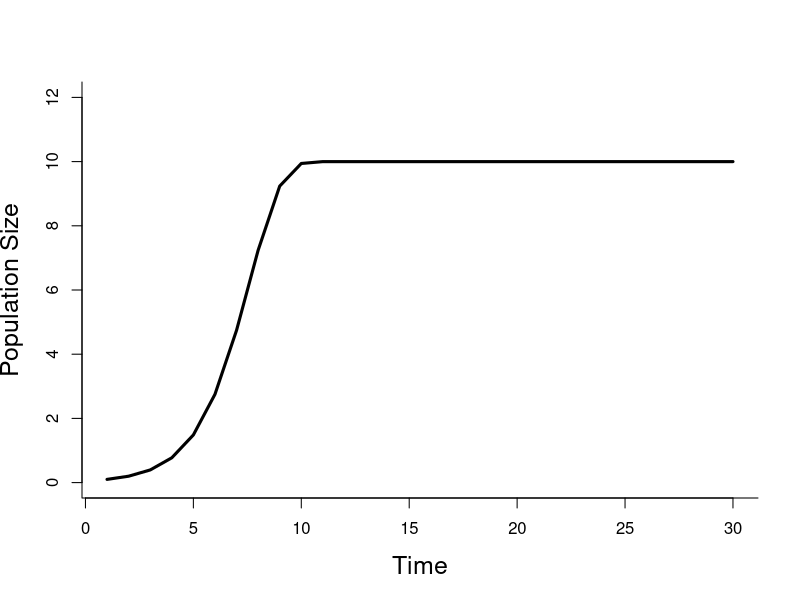

The R script that drew this image: (Note: this script raises an error after producing the figure.)
## ---- chunk 1
r = 1         ## intrinsic growth rate
K = 10        ## carrying capacity      
n0 = .1       ## initial population size
NT = 30       ## number of time steps to simulate
time = 1:NT
## ---- chunk 2
n = rep(n0,NT)    ## vector to store results
for(t in 2:NT){
  n[t] = n[t-1] + r*n[t-1]*(1-n[t-1]/K)
}
## ---- chunk 3
plot(time,n,ylim=c(0,12),lwd=3,type='l',
     bty='l',cex.lab=1.5,
     xlab="Time",ylab="Population Size")
## ---- chunk 4
# María
r_1.95 <- 1.95
r_2.05 <- 2.05
r_2.5 <- 2.5
r_2.8 <- 2.8
r_minus_1 <- -1

df <- data.frame(NT = 1:30, 
                 n_1 = n,
                 n_1.95 = rep(n0,NT),
                 n_2.05 = rep(n0,NT),
                 n_2.5 = rep(n0,NT),
                 n_2.8 = rep(n0,NT),
                 n_minus_1 <- rep(n0,NT))

for(t in 2:NT){
  df$n_1.95[t] = df$n_1.95[t-1] + r_1.95*df$n_1.95[t-1]*(1-df$n_1.95[t-1]/K)
  df$n_2.05[t] = df$n_2.05[t-1] + r_2.05*df$n_2.05[t-1]*(1-df$n_2.05[t-1]/K)
  df$n_2.5[t] = df$n_2.5[t-1] + r_2.5*df$n_2.5[t-1]*(1-df$n_2.5[t-1]/K)
  df$n_2.8[t] = df$n_2.8[t-1] + r_2.8*df$n_2.8[t-1]*(1-df$n_2.8[t-1]/K)
  df$n_minus_1[t] = df$n_minus_1[t-1] + r_minus_1*df$n_minus_1[t-1]*(1-df$n_minus_1[t-1]/K)
}

# library(ggplot2)

ggplot(data = df, aes(x = df$NT)) +
  geom_line(aes(y = n_1.95, colour = 'r = 1.95')) +
  geom_line(aes(y = n_2.05, colour = 'r = 2.05')) +
  geom_line(aes(y = n_2.5, colour = 'r = 2.5')) +
  geom_line(aes(y = n_2.8, colour = 'r = 2.8')) +
  geom_line(aes(y = n_1, colour = 'r = 1')) +
  geom_line(aes(y = n_minus_1, colour = 'r = -1'))
## ---- chunk 5
x = seq(-5,5,by=0.1)
plot(x,dnorm(x),type='l')  		## that’s a lowercase “L” for “line”
abline(v=0)				          	## add a line to indicate the mean (“v” is for “vertical”)
lines(x,dnorm(x,2),col=2)			## try changing the mean (“col” sets the color)
abline(v=2,col=2)
lines(x,dnorm(x,-1,2),col=3)	## try changing the mean and standard dev
abline(v=-1,col=3)
## ---- chunk 6
plot(x,pnorm(x,0,1),type='l')
abline(v=0)
lines(x,pnorm(x,2,1),col=2)
abline(v=2,col=2)
lines(x,pnorm(x,-1,2),col=3)
abline(v=-1,col=3)
## ---- chunk 7
p = seq(0,1,by=0.01)
plot(p,qnorm(p,0,1),type='l',ylim=range(x))    # ylim sets the y-axis range
# range returns the min/max as a 2-element vector
abline(h=0)						# “h” for “horizontal”
lines(p,qnorm(p,2,1),col=2)
abline(h=2,col=2)
lines(p,qnorm(p,-1,2),col=3)
abline(h=-1,col=3)
## ---- chunk 8
qnorm(c(0.025,0.975),0,1)		    # what width CI is specified by these values?
plot(p,qnorm(p,0,1),type='l',ylim=range(x))
abline(v=c(0.025,0.975),lty=2)	# add vertical lines at the CI
abline(h=qnorm(c(0.025,0.975)),lty=2)	#add horizontal lines at the threshold vals
plot(x,dnorm(x,0,1),type='l')		# plot the corresponding pdf
abline(v=qnorm(c(0.025,0.975)),lty=2)
## ---- chunk 9
n = c(10,100,1000,10000)	# sequence of sample sizes
for(i in 1:4){			# loop over these sample sizes
  hist(rnorm(n[i]),main=n[i],probability=TRUE,breaks=40)  
				#here breaks defines number of bins in the histogram
  lines(x,dnorm(x),col=2)
}
## ---- chunk 10
# María
n = c(10,100,1000,10000)	# sequence of sample sizes
for(i in 1:4){			# loop over these sample sizes
  hist(rlogis(n[i]),main=n[i],probability=TRUE,breaks=40)  
				#here breaks defines number of bins in the histogram
  lines(x,dlogis(x),col=2)
}
## ---- chunk 11
# María
n = c(10,100,1000,10000)	# sequence of sample sizes
for(i in 1:4){			# loop over these sample sizes
  hist(rbinom(n[i], n[i], 0.3),main=n[i],probability=TRUE,breaks=40)  #here breaks defines number of bins in the histogram
  lines(n[i],dbinom(n[i], n[i], 0.3),col=2) # why is not working???
}
## ---- chunk 12
x = rnorm(10000,0,1)
y = x^2

hist(x,main="Original distribution",breaks=40)
abline(v=quantile(x,c(0.025,0.5,0.975)),lty=c(2,1,2),lwd=3,col="orange")
abline(v=mean(x),col="red",lwd=3,lty=3)

hist(y,main="Transformed distribution",breaks=40)
abline(v=quantile(y,c(0.025,0.5,0.975)),lty=c(2,1,2),lwd=3,col="orange")
abline(v=mean(y),col="red",lwd=3,lty=3)
## ---- chunk 13
# María
# log-normal     | lnorm  | meanlog, sdlog
x <- rlnorm(n=10000, meanlog=0,sdlog=0.5)
y <- sin(x)

hist(x, main="Original distribution", breaks=40)
abline(v = quantile(x,c(0.025,0.5,0.975)),lty=c(2,1,2),lwd=3,col="orange")
abline(v=mean(x),col="red",lwd=3,lty=3)
 
hist(y,main="Transformed distribution",breaks=40)
abline(v=quantile(y,c(0.025,0.5,0.975)),lty=c(2,1,2),lwd=3,col="orange")
abline(v=mean(y),col="red",lwd=3,lty=3)
## ---- chunk 14
r    = 1.0     ## make sure to return r to it's original value
r.sd = 0.2     ## standard deviation on r
K.sd = 1.0     ## standard deviation on K
NE = 1000      ## Ensemble size
## ---- chunk 15
n = matrix(n0,NE,NT)   # storage for all simulations
rE = rnorm(NE,r,r.sd)  # sample of r
KE = rnorm(NE,K,K.sd)  # sample of K
for(i in 1:NE){        # loop over samples
  for(t in 2:NT){      # for each sample, simulate throught time
    n[i,t] = max(0,n[i,t-1] + rE[i]*n[i,t-1]*(1-n[i,t-1]/KE[i]))
  }
}
## ---- chunk 16
n.stats = apply(n,2,quantile,c(0.025,0.5,0.975))
## ---- chunk 17
ciEnvelope <- function(x,ylo,yhi,col="lightgrey",...){
  polygon(cbind(c(x, rev(x), x[1]), c(ylo, rev(yhi),
  ylo[1])), border = NA,col=col,...) 
}
## ---- chunk 18
# María
hist(rE)
hist(KE)
## ---- chunk 19
# María
indexes <- sample(NE,10)
n_df <- as.data.frame(t(n))

ggplot(data = n_df, aes(x = 1:NT)) +
  geom_line(aes(y = n_df[,indexes[1]])) +
  geom_line(aes(y = n_df[,indexes[2]])) +
  geom_line(aes(y = n_df[,indexes[3]])) +
  geom_line(aes(y = n_df[,indexes[4]])) +
  geom_line(aes(y = n_df[,indexes[5]])) +
  geom_line(aes(y = n_df[,indexes[6]])) +
  geom_line(aes(y = n_df[,indexes[7]])) +
  geom_line(aes(y = n_df[,indexes[8]])) +
  geom_line(aes(y = n_df[,indexes[9]])) +
  geom_line(aes(y = n_df[,indexes[10]]))
## ---- chunk 20
# María
pop_forecast <- n[,15]
hist(pop_forecast, main = "Population forecast, time 15")
## ---- chunk 21
# María
df <- data.frame(time = 1:NT,
                 median = n.stats[2,],
                 CI_low = n.stats[1,],
                 CI_high = n.stats[3,])

ggplot(df, aes(x = time)) +
  geom_line(aes(y = median)) +
  geom_line(aes(y = CI_low, colour = 'CI')) +
  geom_line(aes(y = CI_high, colour = 'CI'))

plot(df$time, df$median, type = 'l')
ciEnvelope(df$time, df$CI_low, df$CI_high)
## ---- chunk 22
r = 0.3
n0.sd = 0.6
n0s = rlnorm(NE,log(n0),n0.sd)
n = matrix(n0s,NE,NT)
for(i in 1:NE){
  for(t in 2:NT){
    n[i,t] = max(0,n[i,t-1] + r*n[i,t-1]*(1-n[i,t-1]/K))
  }
}
## ---- chunk 23
# María
n.stats = apply(n,2,quantile,c(0.025,0.5,0.975))
plot(1:NT, n.stats[2,], type = 'l')
ciEnvelope(1:NT, n.stats[1,], n.stats[3,])
## ---- chunk 24
# María
r = 1.95
n0.sd = 0.6
n0s = rlnorm(NE,log(n0),n0.sd)
n = matrix(n0s,NE,NT)
for(i in 1:NE){
  for(t in 2:NT){
    n[i,t] = max(0,n[i,t-1] + r*n[i,t-1]*(1-n[i,t-1]/K))
  }
}
n.stats = apply(n,2,quantile,c(0.025,0.5,0.975))
plot(1:NT, n.stats[2,], type = 'l', main = paste("r = ", r, sep = ""))
ciEnvelope(1:NT, n.stats[1,], n.stats[3,])
## ---- chunk 25
# María
r = 2.05
n0.sd = 0.6
n0s = rlnorm(NE,log(n0),n0.sd)
n = matrix(n0s,NE,NT)
for(i in 1:NE){
  for(t in 2:NT){
    n[i,t] = max(0,n[i,t-1] + r*n[i,t-1]*(1-n[i,t-1]/K))
  }
}
n.stats = apply(n,2,quantile,c(0.025,0.5,0.975))
plot(1:NT, n.stats[2,], type = 'l', main = paste("r = ", r, sep = ""))
ciEnvelope(1:NT, n.stats[1,], n.stats[3,])
## ---- chunk 26
# María
r = 2.8
n0.sd = 0.6
n0s = rlnorm(NE,log(n0),n0.sd)
n = matrix(n0s,NE,NT)
for(i in 1:NE){
  for(t in 2:NT){
    n[i,t] = max(0,n[i,t-1] + r*n[i,t-1]*(1-n[i,t-1]/K))
  }
}
n.stats = apply(n,2,quantile,c(0.025,0.5,0.975))
plot(1:NT, n.stats[2,], type = 'l', main = paste("r = ", r, sep = ""))
ciEnvelope(1:NT, n.stats[1,], n.stats[3,])
